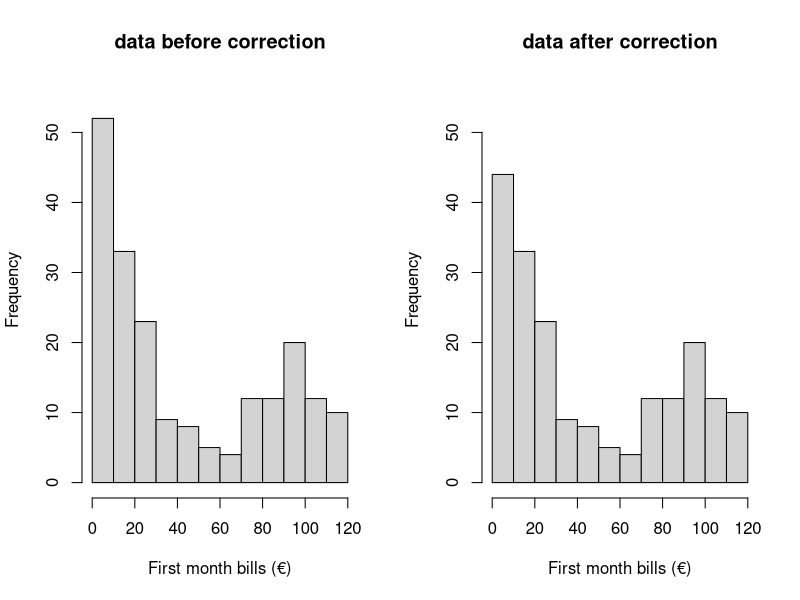
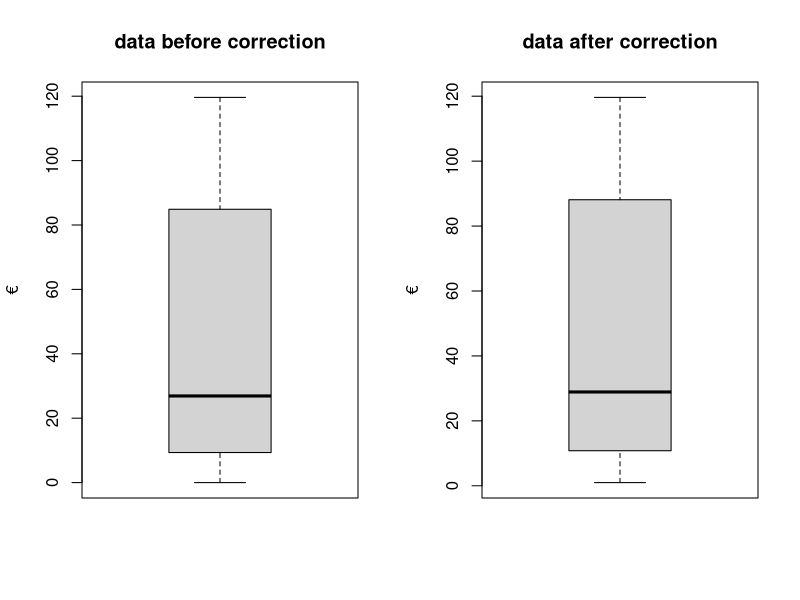
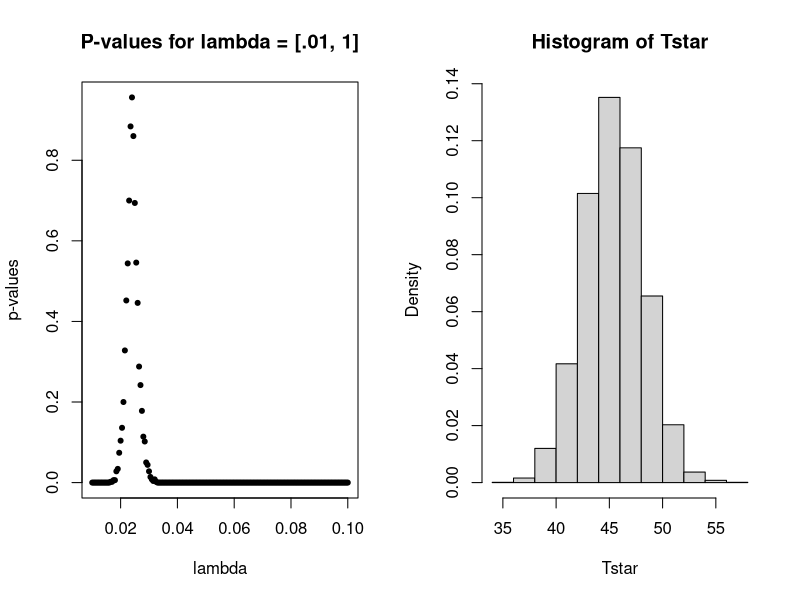
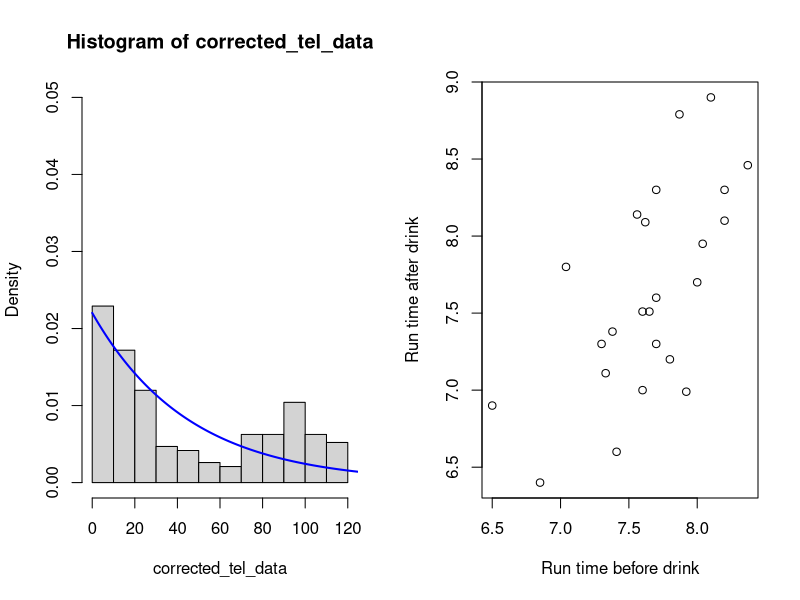

These figures' R source, in order:
## ---- chunk 1
knitr::opts_chunk$set(echo = TRUE)
options(digits=3)
## ---- chunk 2
birth = read.table("birthweight.txt",header=TRUE)
birthweight = birth$birthweight
## ---- chunk 3
mean(birthweight)
## ---- chunk 4
shapiro.test(birthweight)[2]
## ---- chunk 5
alpha = .1
t.test(birthweight, alternative = "l", conf.level = 1-alpha, mu = 2800)[3]
## ---- chunk 6
alpha = .05
t.test(birthweight, alternative = "l", conf.level = 1-alpha, mu = 2800)[3]

alpha = .05
## ---- chunk 7
tel_data = read.table("telephone.txt",header=TRUE)
## ---- chunk 8
# remove 0-values
corrected_tel_data = tel_data[apply(tel_data, 1, function(row) all(row !=0 )), ]

# plot histograms
par(mfrow=c(1,2))
hist(tel_data$Bills, xlab = "First month bills (€)", main = "data before correction", ylim = c(0,55))
hist(corrected_tel_data, xlab = "First month bills (€)", main = "data after correction", ylim = c(0,55))

# plot boxplots
par(mfrow=c(1,2))
boxplot(tel_data$Bills, ylab = "€", main = "data before correction")
boxplot(corrected_tel_data, ylab = "€", main = "data after correction")
## ---- chunk 9
lambdas = seq(.01, .1, .0005)
t = median(corrected_tel_data)
B=1000
tstar=numeric(B)
n=length(corrected_tel_data)
p_values = c()

for(lamb in lambdas){
  for (i in 1:B){
    xstar=rexp(n, lamb)
    tstar[i]=median(xstar)}
    
  p_left=sum(tstar<t)/B
  p_right=sum(tstar>t)/B
  p = 2*min(p_left,p_right)
  p_values = c(p_values, p)
}

plot(lambdas, p_values, main = "P-values for lambda = [.01, 1]", xlab="lambda", ylab="p-values", pch=20)

max_index_lamb = which.max(p_values)

cat("lambda for p = .99:", lambdas[max_index_lamb])
## ---- chunk 10
B=5000
Tstar=numeric(B)
T1 = median(corrected_tel_data)

for(i in 1:B) {
  Xstar=sample(corrected_tel_data,replace=TRUE)
  Tstar[i]=median(Xstar) }
  Tstar05=quantile(Tstar,0.05)
  Tstar95=quantile(Tstar,0.95)
  sum(Tstar<Tstar05)
c(2*T1-Tstar95,2*T1-Tstar05)
## ---- chunk 11
B=5000
Tstar=numeric(B)
T1 = median(corrected_tel_data)

for(i in 1:B) {
  Xstar=sample(corrected_tel_data,replace=TRUE)
  Tstar[i]=mean(Xstar) 
  }
Tstar05=quantile(Tstar,0.05)
Tstar95=quantile(Tstar,0.95)
sum(Tstar<Tstar05)

c(2*T1-Tstar95,2*T1-Tstar05)
## ---- chunk 12
hist(Tstar, prob=T)
## ---- chunk 13
shapiro.test(Tstar)
## ---- chunk 14
est_lamb = 1/(mean(Tstar))
est_lamb
## ---- chunk 15
hist(corrected_tel_data, prob=T, ylim = c(0,0.05))
x = seq(0, length(corrected_tel_data),length=1000)
f = est_lamb*exp(-est_lamb*x )
lines(x,f,col="blue",lwd=2)
## ---- chunk 16
wilcox.test(corrected_tel_data, mu=40, alternative="less")
## ---- chunk 17
B=5000
Tstar=numeric(B)
T1 = 10

for(i in 1:B) {
  Xstar=sample(corrected_tel_data,replace=TRUE)
  Tstar[i]=sum(Xstar < T1) / length(Xstar)
  }
Tstar95=quantile(Tstar,0.95)
Tstar95
## ---- chunk 18
# Load data
run = read.table("run.txt",header=TRUE)
lemo = subset(run, drink == "lemo")
energy = subset(run, drink == "energy")


## ---- chunk 19
# qqnorm(run$before, main = "Normal Q-Q plot before drink")
# qqnorm(run$after, main = "Normal Q-Q plot after drink")
shapiro.test(run$before)
shapiro.test(run$after)

## ---- chunk 20
plot(run$before, run$after, xlab="Run time before drink", ylab="Run time after drink")
cor.test(run$before, run$after,  method = "pearson")
## ---- chunk 21
# qqnorm(lemo$before)
shapiro.test(lemo$before)
# qqnorm(lemo$after)
shapiro.test(lemo$after)

# qqnorm(energy$before)
shapiro.test(energy$before)
# qqnorm(energy$after)
shapiro.test(energy$after)
## ---- chunk 22
t.test(lemo$before, lemo$after, paired = TRUE, var.equal = FALSE)
t.test(energy$before, energy$after, paired = TRUE, var.equal = FALSE)

## ---- chunk 23
lemo_diff = lemo$before - lemo$after
energy_diff = energy$before - energy$after

# qqnorm(lemo_diff)
shapiro.test(lemo_diff)
# qqnorm(energy_diff)
shapiro.test(energy_diff)

t.test(lemo_diff, energy_diff, paired = FALSE)
